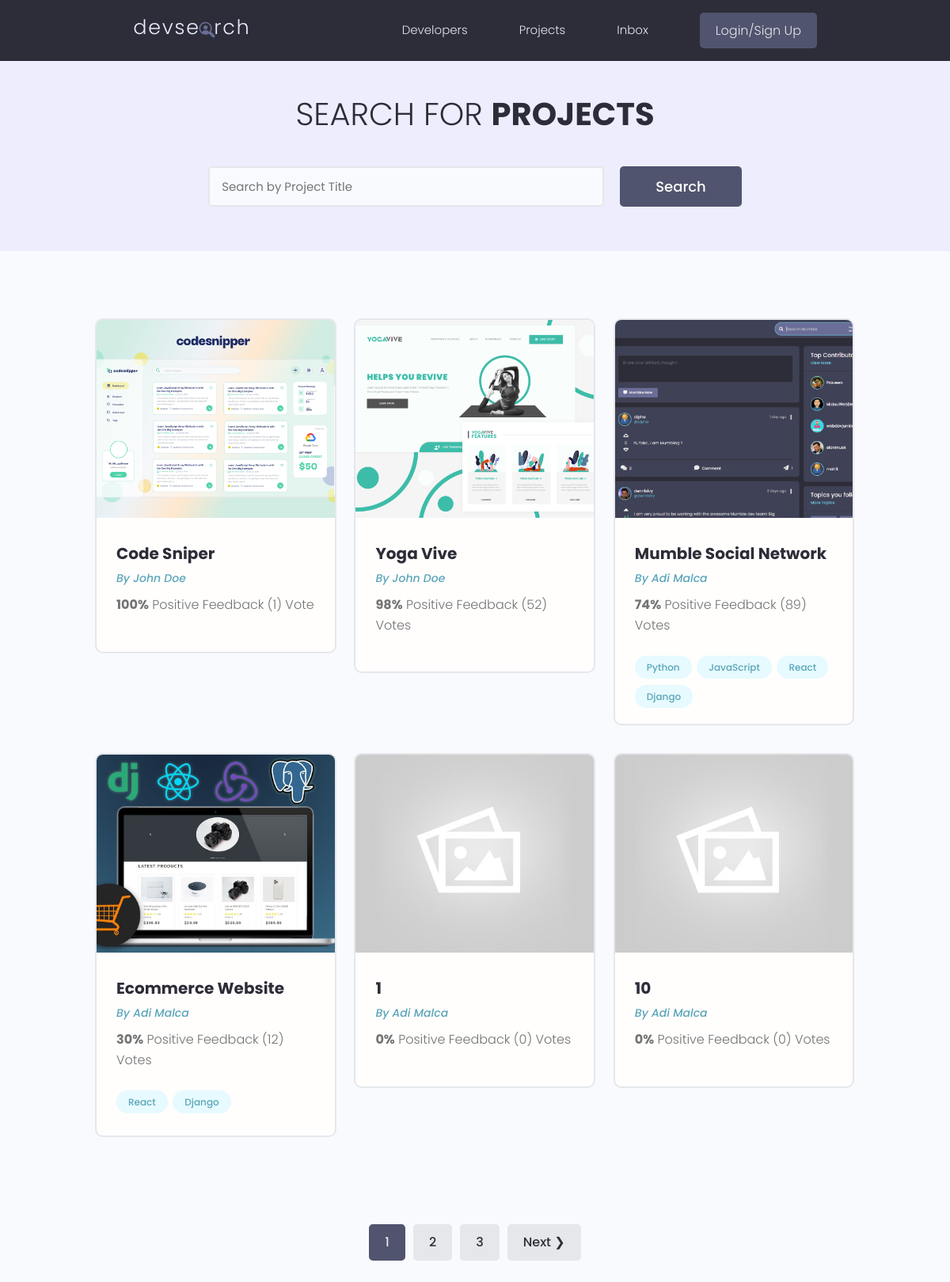
The page /projects/ on the database as committed earlier.
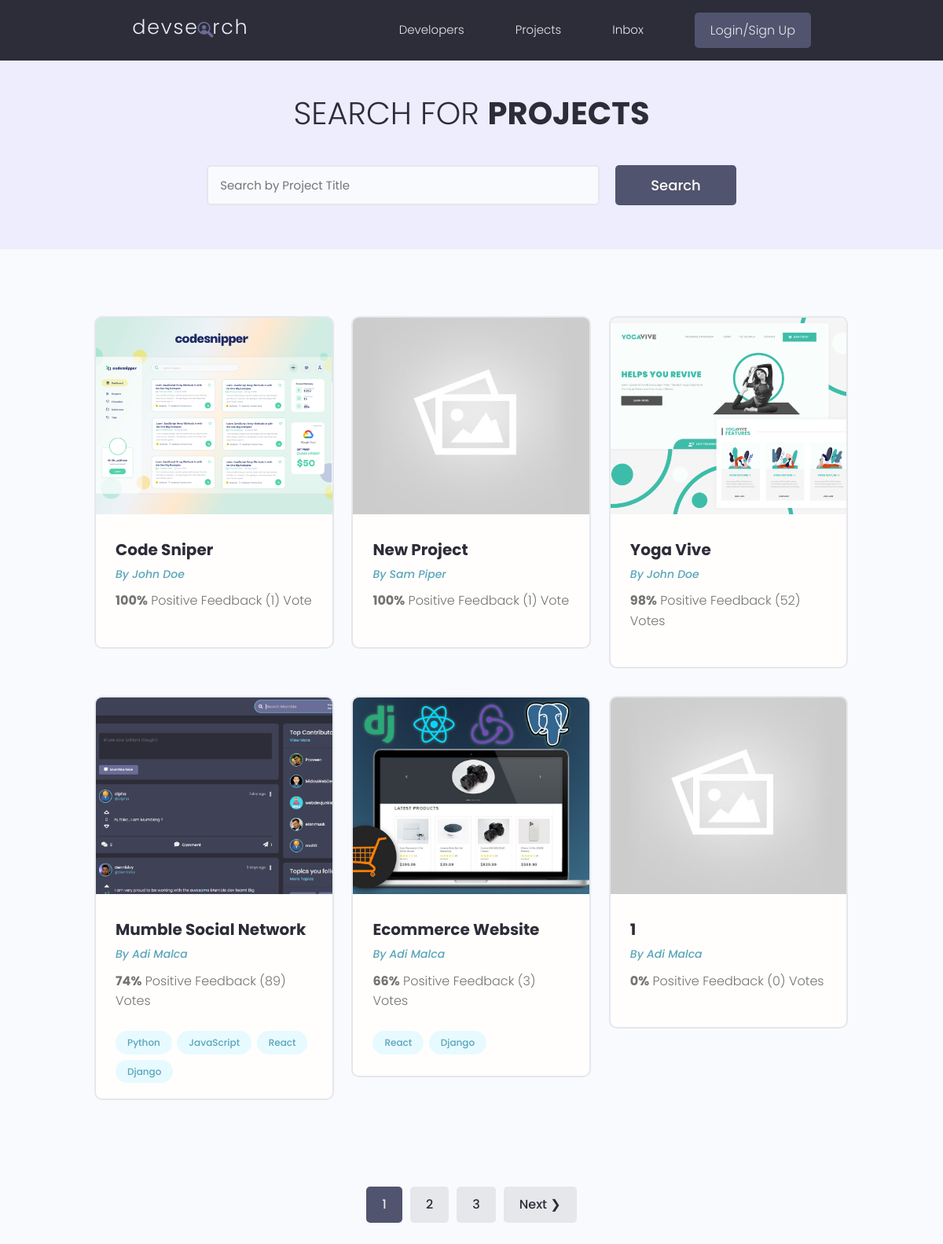
The same page on the database as committed later.
### projectsApp/models.py (models this page shows, shortened)
class Project(models.Model):
    owner = models.ForeignKey(Profile, null=True, blank=True, on_delete=models.SET_NULL) # We want to connect a project to a specific user profile - many-to-one relationship
    title = models.CharField(max_length=200)   # By default null=False - required to enter data in this field (for the database)
    description = models.TextField(null=True, blank=True)  # Does NOT require to enter data in this field! blank is the same but for django form to be submitted! We can submit a form without adding this!
    featured_image = models.ImageField(null=True, blank=True, default="default.jpg") # B/c its in "images" folder no need to specify path, otherwise path needed
    demo_link = models.CharField(max_length=2000, null=True, blank=True)
    source_link = models.CharField(max_length=2000, null=True, blank=True)
    tags = models.ManyToManyField('Tag', blank=True)  # The tag can be connected to many models
    vote_total = models.IntegerField(default=0, null=True, blank=True)
    vote_ratio = models.IntegerField(default=0, null=True, blank=True)
    created = models.DateTimeField(auto_now_add=True)
    id = models.UUIDField(default=uuid.uuid4, unique=True, primary_key=True, editable=False)
    class Meta:
        ordering = ['-vote_ratio', '-vote_total', 'title']
    '''
    Anytime we trigger this method here we are going to calculate all this, get all these values
    and then simply update the instance of it in the database and save it.
    '''

class Tag(models.Model):
    name = models.CharField(max_length=200)
    created = models.DateTimeField(auto_now_add=True)
    id = models.UUIDField(default=uuid.uuid4, unique=True, primary_key=True, editable=False)
    def __str__(self):
        return self.name

### usersApp/models.py (models this page shows, shortened)
class Profile(models.Model):
    user = models.OneToOneField(User, on_delete=models.CASCADE, null=True, blank=True)
    name = models.CharField(max_length=200, blank=True, null=True)
    email = models.EmailField(max_length=500, blank=True, null=True)
    username = models.CharField(max_length=200, blank=True, null=True)
    location = models.CharField(max_length=200, blank=True, null=True)
    short_intro = models.CharField(max_length=200, blank=True, null=True)
    bio = models.TextField(blank=True, null=True)
    profile_image = models.ImageField(blank=True, null=True, upload_to="profiles/",
                                      default="profiles/user-default.png") # This will go in static/images folder and then in profiles folder and upload my pictures here. Again - we are uploading to the profiles folder and also getting the defualt from the profiles folder
    social_github = models.CharField(max_length=200, blank=True, null=True)
    social_twitter = models.CharField(max_length=200, blank=True, null=True)
    social_linkedin = models.CharField(max_length=200, blank=True, null=True)
    social_youtube = models.CharField(max_length=200, blank=True, null=True)
    social_website = models.CharField(max_length=200, blank=True, null=True)
    created = models.DateTimeField(auto_now_add=True)
    id = models.UUIDField(default=uuid.uuid4, unique=True, primary_key=True, editable=False)

### projectsApp/views.py (the view)
# urls.py: path('projects/', include('projectsApp.urls')),
def projects(request):
    projects, search_query = searchProjects(request)
    custom_range, projects = paginateProjects(request, projects, 6) # Allow for 6 projects to show in one page
    context = {'projects': projects, 'search_query':search_query,'custom_range':custom_range}
    return render(request, 'projectsApp/projects.html', context)

### projectsApp/utils.py (called while the page is built)
def paginateProjects(request, projects, results):
    page = request.GET.get('page')  # Needs to have a search parameter! "projects/?page=xxx" - page is the search parameter!
    paginator = Paginator(projects, results)
    try:
        projects = paginator.page(page)
    except PageNotAnInteger:
        page = 1
        projects = paginator.page(page)
    except EmptyPage:
        page = paginator.num_pages   # returns the number of pages we have
        projects = paginator.page(page)  # return the last page
    left_index = (int(page) - 4)    # to show 5 button pages at a time
    if left_index < 1:
        left_index = 1
    right_index = (int(page) + 5)   # to show 5 button pages at a time
    if right_index > paginator.num_pages:
        right_index = paginator.num_pages + 1
    custom_range = range(left_index, right_index)
    return custom_range, projects

def searchProjects(request):
    search_query = ""
    if request.GET.get('search_query'):
        search_query = request.GET.get('search_query')
    tags = Tag.objects.filter(name__icontains=search_query)  # The project model has a tags field which is many-to-many field
    projects = Project.objects.distinct().filter(
        Q(title__icontains=search_query) |
        Q(description__icontains=search_query) |
        Q(owner__name__icontains=search_query) | # here we go one level up and we query by the parent item.
        Q(tags__in=tags)
    )
    return(projects, search_query)

### projectsApp/templates/projectsApp/projects.html (shortened to what this page needs)
{% extends "main.html" %}
{% block content %}
  <main class="projects">
    <section class="hero-section text-center">
      <div class="container container--narrow">
        <div class="hero-section__box">
          <h2>Search for <span>Projects</span></h2>
        </div>
        <div class="hero-section__search">
          <form id="searchForm" class="form" action="{% url 'projects' %}" method="get">
            <div class="form__field">
              <input class="input input--text" id="formInput#search" type="text" name="search_query"
                placeholder="Search by Project Title" value="{{search_query}}"/>
            </div>
            <input class="btn btn--sub btn--lg" type="submit" value="Search" />
          </form>
        </div>
      </div>
    </section>
    <section class="projectsList">
      <div class="container">
        <div class="grid grid--three">
          {% for project in projects %}
          <div class="column">
            <div class="card project">
              <a href="{% url 'project' project.id %}" class="project">
                <img class="project__thumbnail" src="{{project.featured_image.url}}" alt="project thumbnail" />
                <div class="card__body">
                  <h3 class="project__title">{{project.title}}</h3>
                  <p><a class="project__author" href="{% url 'user-profile' project.owner.id %}">By {{project.owner.name}}</a></p>
                  <p class="project--rating">
                    <span style="font-weight: bold;">{{project.vote_ratio}}%</span> Positive
                    Feedback ({{project.vote_total}}) Vote{{project.vote_total|pluralize:"s"}}
                  </p>
                  <div class="project__tags">
                    {% for tag in project.tags.all %}
                    <span class="tag tag--pill tag--main">
                      <small>{{tag}}</small>
                    </span>
                    {% endfor %}
                  </div>
                </div>
              </a>
            </div>
          </div>
          {%endfor%}
        </div>
      </div>
    </section>
    {% include 'pagination.html' with queryset=projects custom_range=custom_range %}
  </main>
{% endblock content %}

### templates/main.html (shortened to what this page needs)
<!DOCTYPE html>
{% load static %}
<html>
<head>
    <link rel="stylesheet" href="https://cdnjs.cloudflare.com/ajax/libs/font-awesome/4.7.0/css/font-awesome.min.css" />
    <link rel="stylesheet" href="{% static 'uikit/styles/uikit.css' %}" />
    <link rel="stylesheet" href="{% static 'styles/app.css' %}" />
</head>
<body>
    {% include "navbar.html" %}
    {% block content %}
    {% endblock content %}
</body>
</html>

### templates/navbar.html (shortened to what this page needs)
{% load static %}
<header class="header">
    <div class="container container--narrow">
      <a href="{% url 'profiles' %}" class="header__logo">
        <img src="{% static 'images/logo.svg' %}" alt="DevSearch Logo" />
      </a>
      <nav class="header__nav">
        <ul class="header__menu">
          <li class="header__menuItem"><a href="{% url 'profiles' %}">Developers</a></li>
          <li class="header__menuItem"><a href="{% url 'projects' %}">Projects</a></li>
          <li class="header__menuItem"><a href="">Inbox</a></li>
          {% if request.user.is_authenticated %}
          <li class="header__menuItem"><a href="{% url 'account' %}">Account</a></li>
          <li class="header__menuItem"><a href="{% url 'logout' %}" class="btn btn--sub">Logout</a></li>
          {% else %}
          <li class="header__menuItem"><a href="{% url 'login' %}" class="btn btn--sub">Login/Sign Up</a></li>
          {% endif %}
        </ul>
      </nav>
    </div>
  </header>

### templates/pagination.html (shortened to what this page needs)
{% if queryset.has_other_pages %}
    <div class="pagination">
      <ul class="container">
        {% for page in custom_range %}
          {% if page == queryset.number  %}
            <li><a href="?page={{page}}" class="btn page-link btn--sub" data-page="{{page}}">{{page}}</a></li>
          {% else %}
            <li><a href="?page={{page}}" class="btn page-link" data-page="{{page}}">{{page}}</a></li>
          {% endif %}
        {% endfor %}
        {% if queryset.has_next %}
            <li><a href="?page={{queryset.next_page_number}}" class="btn page-link" data-page="{{queryset.next_page_number}}">Next &#10095;</a></li>
        {% endif %}
      </ul>
    </div>
    {% endif %}

### static/styles/app.css (style rules this page uses)
:root { --color-sub: #2d2d39; }
.btn--sub { background-color: var(--color-sub-light); }
.card { border: 2px solid var(--color-light); }
img { width: 100%; }
.header { position: sticky; z-index: 111; background-color: var(--color-sub); padding: 1.5rem 0; }
.header > .container { display: flex; justify-content: space-between; align-items: center; }
.header__logo > img { height: 3.8rem; }
.header__nav > ul { display: inline-flex; align-items: center; list-style: none; gap: 6.5rem; }
.header__menuItem > a { color: var(--color-light); font-weight: 300; }
.hero-section { height: 40vh; display: flex; align-items: center; background-color: var(--color-sub); }
.hero-section__box { margin-bottom: 4rem; }
.hero-section__box > h2, .hero-section__box > h2 > span { font-size: 4rem; color: var(--color-light); line-height: 1.3; text-transform: uppercase; }
.hero-section__box > h2 { font-weight: 300; }
.hero-section__box > h2 > span { font-weight: 700; }
.hero-section__search > .form { display: flex; align-items: center; justify-content: center; gap: 2rem; }
.hero-section__search > .form input.input--text { width: 50rem; }
.pagination { margin-top: 8rem; margin-bottom: 10rem; }
.pagination > ul { flex-wrap: wrap; list-style: none; display: flex; align-items: center; justify-content: center; gap: 1rem; }
.pagination .btn { color: var(--color-sub); }
.pagination .btn.btn--sub { color: var(--color-light); }
.project__author { font-size: 1.4rem; font-style: italic; }
.project--rating { margin-bottom: 1.6em; margin-top: .5em; }
.projects > .hero-section { background: var(--color-sub-lighter); height: 30vh; }
.projects .hero-section__box { margin-bottom: 2.5rem; }
.projects .hero-section__box > h2 { color: var(--color-sub); }
.projects .hero-section__box > h2 > span { font-weight: 700; color: var(--color-sub); }
.projectsList { margin-top: 8rem; }
.project__thumbnail { height: 25rem; object-fit: cover; object-position: top center; }
.project__title { font-size: 2rem; font-weight: 700; color: var(--color-sub); }

### static/uikit/styles/modules/_variables.css (style rules this page uses)
:root { --color-main: #5aa5b9; --color-main-light: #e6faff; --color-sub: #3f4156; --color-sub-light: #51546e; --color-sub-lighter: #ededfd; --color-text: #737373; --color-gray: #8b8b8b; --color-light: #e5e7eb; --color-light-gray: #767676; --color-bg: #f8fafd; --color-white: #fffefd; --color-white-light: #f3f3f3; --color-success: #359e64; --color-success-bg: #def8e8; --color-error: #fc4b0b; --color-error-bg: #fff2ee; --font-base: 'Poppins', arial, helvetica, 'Segoe UI', roboto, ubuntu, sans-serif; --font-monospace: 'Fira Code', 'Courier New', courier, monospace; --font-regular: 300; --font-medium: 500; --font-bold: 700; --generic-shadow: 1px 1px 5px #00000010; --generic-transition: all 0.3s ease-in-out; }

### static/uikit/styles/modules/_base.css (style rules this page uses)
* { margin: 0; padding: 0; box-sizing: border-box; text-rendering: optimizeLegibility; color: inherit; font-size: inherit; }
html { font-size: 50%; }
@media only screen and (min-width: 480px) { html { font-size: 56.25%; } }
@media only screen and (min-width: 1200px) { html { font-size: 62.5%; } }
body { line-height: 1.6; font-weight: 400; font-size: 1.5rem; color: var(--color-text); background-color: var(--color-bg); min-height: 100vh; }

### static/uikit/styles/modules/_typography.css (style rules this page uses)
* { font-family: var(--font-base); }
h2 { font-size: 3.6rem; font-weight: var(--font-bold); }
h3 { font-size: 3.2rem; font-weight: var(--font-medium); }
p, span, strong { font-size: 1.6rem; color: var(--color-text); font-weight: var(--font-regular); }
a { padding-bottom: 2px; text-decoration: none; display: inline-block; color: var(--color-main); font-weight: var(--font-medium); }

### static/uikit/styles/modules/_utilities.css (style rules this page uses)
.container { width: 92%; max-width: 165rem; margin: 0 auto; box-sizing: border-box; }
.container--narrow { width: 92%; max-width: 120rem; }
@media screen and (min-width: 1000px) { .container { width: 90%; } }
@media screen and (min-width: 1000px) { .container--narrow { width: 85%; } }
@media screen and (min-width: 1200px) { .container { width: 80%; } }
@media screen and (min-width: 1200px) { .container--narrow { width: 72%; } }
.text-center { text-align: center; }

### static/uikit/styles/modules/_card.css (style rules this page uses)
.card { border-radius: 1rem; background-color: var(--color-white); border: 1.5px solid var(--color-light); width: auto; height: auto; margin-top: 0.5rem; margin-bottom: 0.5rem; overflow: hidden; }
.card__body, .card__header { padding: 2rem 2.5rem; }

Rows that differ between the two databases and show on the page:
no longer on this page (row unchanged): Project: featured_image (placeholder picture), title "10", owner.name "Adi Malca", vote_ratio "0", vote_total "0"
now on this page (row edited): Project: featured_image (placeholder picture), title "New Project", owner.name "Sam Piper", vote_ratio "100", vote_total "1"
changed Project "Ecommerce Website": vote_ratio "30" → "66"; vote_total "12" → "3"
